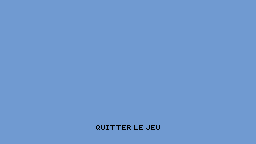

This is a level from a 2D game, rendered from its Tiled map with the project's own tilesets. A one-line summary and the complete map file follow:
An orthogonal 16x9 tile map with 16x16 px tiles, 2 tile layers (background, ecriture), 2 tilesets.

<map version="1.10" tiledversion="1.10.2" orientation="orthogonal" renderorder="right-down" width="16" height="9" tilewidth="16" tileheight="16" infinite="0" nextlayerid="3" nextobjectid="1">
 <tileset firstgid="1" source="../colors.tsx" />
 <tileset firstgid="26" source="../menu/textures/menu.tsx" />
 <layer id="1" name="background" width="16" height="9">
  <data encoding="csv">
21,21,21,21,21,21,21,21,21,21,21,21,21,21,21,21,
21,21,21,21,21,21,21,21,21,21,21,21,21,21,21,21,
21,21,21,21,21,21,21,21,21,21,21,21,21,21,21,21,
21,21,21,21,21,21,21,21,21,21,21,21,21,21,21,21,
21,21,21,21,21,21,21,21,21,21,21,21,21,21,21,21,
21,21,21,21,21,21,21,21,21,21,21,21,21,21,21,21,
21,21,21,21,21,21,21,21,21,21,21,21,21,21,21,21,
21,21,21,21,21,21,21,21,21,21,21,21,21,21,21,21,
21,21,21,21,21,21,21,21,21,21,21,21,21,21,21,21
</data>
 </layer>
 <layer id="2" name="ecriture" width="16" height="9">
  <data encoding="csv">
0,0,0,0,0,0,0,0,0,0,0,0,0,0,0,0,
0,0,0,0,0,0,0,0,0,0,0,0,0,0,0,0,
0,0,0,0,0,0,0,0,0,0,0,0,0,0,0,0,
0,0,0,0,0,0,0,0,0,0,0,0,0,0,0,0,
0,0,0,0,0,0,0,0,0,0,0,0,0,0,0,0,
0,0,0,0,0,0,0,0,0,0,0,0,0,0,0,0,
0,0,0,0,0,0,0,0,0,0,0,0,0,0,0,0,
0,0,0,0,0,143,144,145,146,147,148,0,0,0,0,0,
0,0,0,0,0,159,160,161,162,163,164,0,0,0,0,0
</data>
 </layer>
</map>
